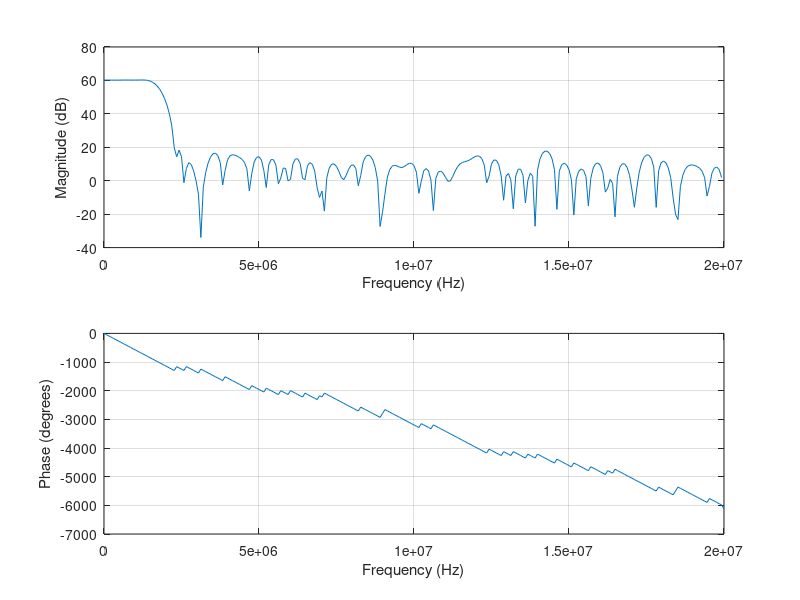

This chart was generated by the following MATLAB code:
% sampling rate
fs =  32.736e6                            % external sampling rate.

% Filter-1 cutoffs
a1 = 0;
a2 = +1.5e6;

% low-pass filter.
b = fir1(127,a2*2/fs);                  % 128 tap low pass filter.
B = 8;                                  % Number of bits
L = floor(log2((2^(B-1)-1)/max(b)));    % Round towards zero to avoid overflow
bsc = b*2^L;                            % scale 
lpf = round(bsc);                       % round: 

d=1

freqz(lpf,d,128,40000000)

fp=fopen('filters.h','a')
fprintf(fp, '\nint8_t FILTER_3_COEFFS[] = {')
fprintf(fp, '%d, ', lpf(1:127))
fprintf(fp, '%d}; ', lpf(128))
fclose(fp)
